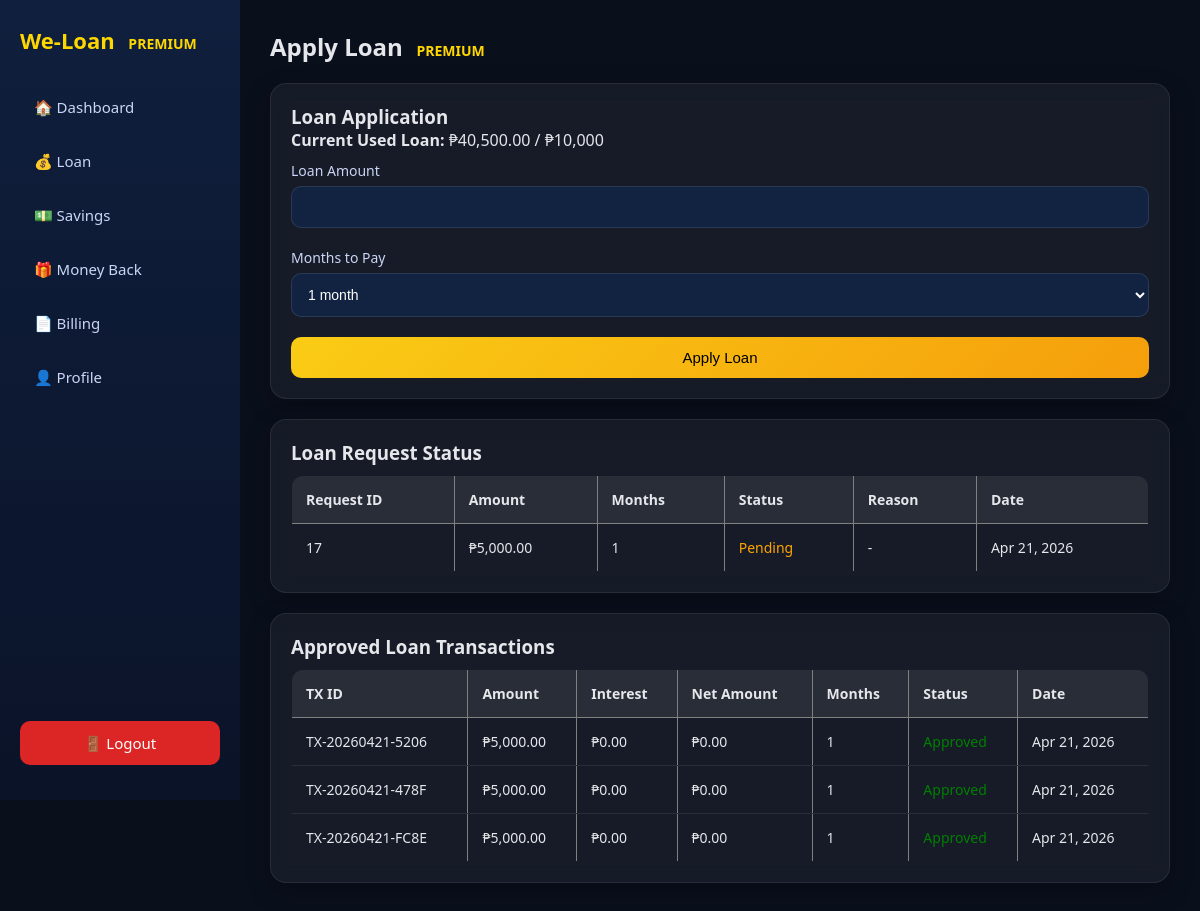
Page /premium_user/loan.php (signed in) on the committed database.
### tables this page shows
CREATE TABLE `users` (
  `id` int(11) NOT NULL,
  `username` varchar(255) NOT NULL COMMENT 'Username or email',
  `email` varchar(255) NOT NULL,
  `password_hash` varchar(255) NOT NULL,
  `account_type` enum('basic','premium') NOT NULL DEFAULT 'basic',
  `name` varchar(255) NOT NULL,
  `address` text NOT NULL,
  `gender` enum('male','female','other') DEFAULT NULL,
  `birthday` date NOT NULL,
  `age` int(11) DEFAULT 0 COMMENT 'Computed from birthday',
  `phone` varchar(11) NOT NULL COMMENT 'PH format 09xxxxxxxxx',
  `bank_name` varchar(255) NOT NULL,
  `bank_account` varchar(50) NOT NULL,
  `account_holder` varchar(255) NOT NULL,
  `tin` varchar(20) NOT NULL,
  `company_name` varchar(255) NOT NULL,
  `company_address` text NOT NULL,
  `company_phone` varchar(11) NOT NULL,
  `position` varchar(255) NOT NULL,
  `monthly_earnings` decimal(10,2) NOT NULL,
  `proof_billing_path` varchar(500) DEFAULT NULL,
  `valid_id_path` varchar(500) DEFAULT NULL,
  `coe_path` varchar(500) DEFAULT NULL,
  `status` enum('pending','active','disabled') DEFAULT 'pending',
  `verified` tinyint(1) DEFAULT 0,
  `savings_balance` decimal(10,2) DEFAULT 0.00,
  `current_loan_amount` decimal(10,2) DEFAULT 0.00,
  `max_loan_amount` decimal(10,2) DEFAULT 10000.00 COMMENT 'Increases gradually up to 50000',
  `max_tenure_months` int(11) DEFAULT 12,
  `last_savings_activity` date DEFAULT NULL,
  `created_at` timestamp NOT NULL DEFAULT current_timestamp(),
  `updated_at` timestamp NOT NULL DEFAULT current_timestamp() ON UPDATE current_timestamp()
);

CREATE TABLE `loan_requests` (
  `id` int(11) NOT NULL,
  `user_id` int(11) NOT NULL,
  `amount` decimal(10,2) NOT NULL,
  `tenure_months` int(11) NOT NULL,
  `status` enum('pending','approved','rejected') DEFAULT 'pending',
  `rejection_reason` text DEFAULT NULL,
  `approved_by` int(11) DEFAULT NULL,
  `approved_at` timestamp NULL DEFAULT NULL,
  `created_at` timestamp NOT NULL DEFAULT current_timestamp()
);

CREATE TABLE `loan_transactions` (
  `no` int(11) NOT NULL,
  `tx_id` varchar(20) NOT NULL COMMENT 'Random unique e.g. LN-YYYYMMDD-XXXX',
  `user_id` int(11) NOT NULL,
  `type` enum('apply','increase') NOT NULL,
  `amount` decimal(10,2) DEFAULT NULL,
  `tenure_months` int(11) DEFAULT NULL,
  `status` enum('pending','approved','rejected') DEFAULT 'pending',
  `admin_note` text DEFAULT NULL,
  `created_at` timestamp NOT NULL DEFAULT current_timestamp()
);

### premium_user/loan.php (the view, shortened to what this page needs)
<?php
require_once __DIR__ . '/../db_connect_new.php';
$user_id = $_SESSION['user_id'];
$stmt = $pdo->prepare("SELECT current_loan_amount FROM users WHERE id=?");
$stmt->execute([$user_id]);
$userInfo = $stmt->fetch(PDO::FETCH_ASSOC);
$current_loan = $userInfo['current_loan_amount'] ?? 0;
$stmt = $pdo->prepare("
    SELECT * FROM loan_requests
    WHERE user_id=?
    ORDER BY id DESC
");
$stmt->execute([$user_id]);
$request_history = $stmt->fetchAll(PDO::FETCH_ASSOC);
$stmt = $pdo->prepare("
    SELECT * FROM loan_transactions
    WHERE user_id=?
    ORDER BY no DESC
");
$stmt->execute([$user_id]);
$loan_history = $stmt->fetchAll(PDO::FETCH_ASSOC);
?>
<!DOCTYPE html>
<html>
<head>
<link rel="stylesheet" href="premiumdb.css">
</head>
<body>
<div class="container">
<?php include 'sidebar.php'; ?>
<div class="main">
<h2>Apply Loan</h2>
<div class="card">
<h3>Loan Application</h3>
<p><strong>Current Used Loan:</strong> ₱<?= number_format($current_loan,2) ?> / ₱10,000</p>
<form method="POST">
<label>Loan Amount</label>
<input type="number" name="amount" required>
<label>Months to Pay</label>
<select name="months" required>
<option value="1">1 month</option>
</select>
<button name="apply">Apply Loan</button>
</form>
</div>
<div class="card">
<h3>Loan Request Status</h3>
<table width="100%" border="1" cellpadding="10" cellspacing="0">
<tr>
<th>Request ID</th>
<th>Amount</th>
<th>Months</th>
<th>Status</th>
<th>Reason</th>
<th>Date</th>
</tr>
<?php if($request_history): ?>
<?php foreach($request_history as $r): ?>
<tr>
<td><?= $r['id'] ?></td>
<td>₱<?= number_format($r['amount'],2) ?></td>
<td><?= $r['tenure_months'] ?></td>
<td>
<?php
if($r['status']=='pending') echo "<span style='color:orange;'>Pending</span>";
elseif($r['status']=='approved') echo "<span style='color:green;'>Approved</span>";
else echo "<span style='color:red;'>Rejected</span>";
?>
</td>
<td><?= $r['rejection_reason'] ?: '-' ?></td>
<td><?= date("M d, Y", strtotime($r['created_at'])) ?></td>
</tr>
<?php endforeach; ?>
<?php else: ?>
<tr><td colspan="6">No loan requests yet.</td></tr>
<?php endif; ?>
</table>
</div>
<div class="card">
<h3>Approved Loan Transactions</h3>
<table width="100%" border="1" cellpadding="10" cellspacing="0">
<tr>
<th>TX ID</th>
<th>Amount</th>
<th>Interest</th>
<th>Net Amount</th>
<th>Months</th>
<th>Status</th>
<th>Date</th>
</tr>
<?php if($loan_history): ?>
<?php foreach($loan_history as $t): ?>
<tr>
<td><?= $t['tx_id'] ?></td>
<td>₱<?= number_format($t['amount'],2) ?></td>
<td>₱<?= number_format($t['interest'],2) ?></td>
<td>₱<?= number_format($t['net_amount'],2) ?></td>
<td><?= $t['tenure_months'] ?></td>
<td><span style="color:green;">Approved</span></td>
<td><?= date("M d, Y", strtotime($t['created_at'])) ?></td>
</tr>
<?php endforeach; ?>
<?php else: ?>
<tr><td colspan="7">No approved loan transactions yet.</td></tr>
<?php endif; ?>
</table>
</div>
</div>
</div>
</body>
</html>

### premium_user/premiumdb.css (style rules this page uses)
* { margin: 0; padding: 0; box-sizing: border-box; }
body { font-family: 'Segoe UI', Arial, sans-serif; background: #0a0f1c; color: #e5e7eb; }
.container { display: flex; }
.main { margin-left: 240px; padding: 30px; width: calc(100% - 240px); }
h2 { margin-bottom: 20px; font-weight: 600; }
h2::after { content: " PREMIUM"; color: gold; font-size: 14px; margin-left: 10px; }
.card { background: rgba(255, 255, 255, 0.05); border-radius: 16px; padding: 20px; margin-top: 20px; backdrop-filter: blur(10px); border: 1px solid rgba(255,255,255,0.08); box-shadow: 0 8px 25px rgba(0,0,0,0.25); }
table { width: 100%; border-collapse: collapse; margin-top: 10px; border-radius: 12px; overflow: hidden; }
th { text-align: left; padding: 14px; font-size: 14px; background: rgba(255,255,255,0.08); }
td { padding: 14px; font-size: 14px; border-bottom: 1px solid rgba(255,255,255,0.08); }
label { font-size: 14px; display: block; margin-top: 10px; color: #cbd5f5; }
input, select { width: 100%; padding: 12px; margin-top: 6px; margin-bottom: 10px; border-radius: 10px; border: 1px solid rgba(255,255,255,0.1); background: rgba(15, 42, 82, 0.6); color: white; font-size: 14px; outline: none; }
button { margin-top: 10px; background: linear-gradient(135deg, #facc15, #f59e0b); color: black; padding: 12px; border: none; width: 100%; border-radius: 10px; cursor: pointer; font-size: 15px; transition: 0.3s; }

### rows in the picture
users: current_loan_amount "40,500.00"
loan_requests: id "17", amount "5,000.00", tenure_months "1", status "Pending", rejection_reason "-", created_at "Apr 21, 2026"
loan_transactions: tx "TX-20260421-5206", amount "5,000.00", interest "0.00", net_amount "0.00", tenure_months "1", created_at "Apr 21, 2026"
loan_transactions: tx "TX-20260421-478F", amount "5,000.00", interest "0.00", net_amount "0.00", tenure_months "1", created_at "Apr 21, 2026"
loan_transactions: tx "TX-20260421-FC8E", amount "5,000.00", interest "0.00", net_amount "0.00", tenure_months "1", created_at "Apr 21, 2026"
